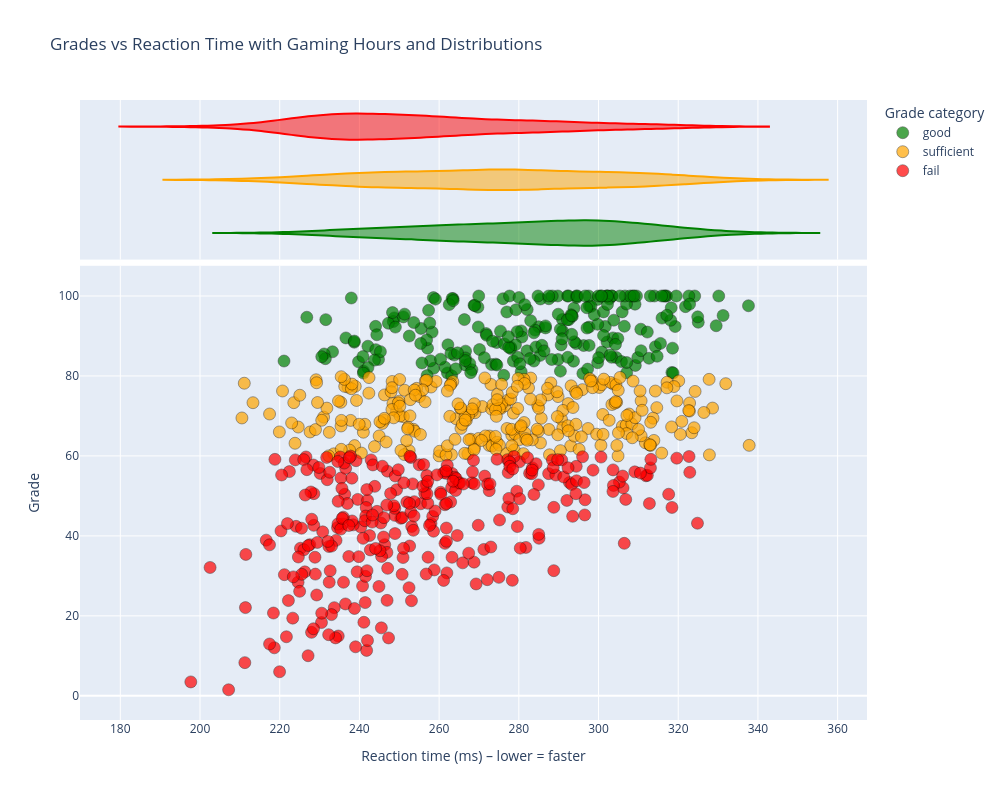

Here is the notebook cell this chart was saved with:
### Code cell
# Ensure we only use realistic grades
df_filtered = df[df["grades"] <= 100].copy()

if len(df_filtered) > 800:
    df_small = df_filtered.sample(n=800, random_state=0)
else:
    df_small = df_filtered.copy()

fig = px.scatter(
    df_small,
    x="reaction_time_ms",
    y="grades",
    color="grade_category",
    hover_data=[
        "gaming_hours",
        "study_hours",
        "reaction_time_ms",
        "grades",
        "grade_category",
    ],
    labels={
        "reaction_time_ms": "Reaction time (ms) ",
        "grades": "Grade ",
        "gaming_hours": "Gaming hours/week ",
        "grade_category": "Grade category ",
        "study_hours": "Study hours/week ",
    },
    color_discrete_map={
        "fail": "red",
        "sufficient": "orange",
        "good": "green",
    },
    marginal_x="violin",
    title="Grades vs Reaction Time with Gaming Hours and Distributions",
    width=1000,
    height=800,
)

# Make points readable
fig.update_traces(marker=dict(size=12, opacity=0.7, line=dict(width=0.5, color="black")))

# Improve axis labels
fig.update_layout(
    xaxis_title="Reaction time (ms) – lower = faster",
    yaxis_title="Grade",
    legend_title_text="Grade category",
)

fig.show()

### Figure 1 — Plotly figure (JSON) as saved in the notebook; plotly's stock layout.template omitted (floating-point values rounded to 4 significant figures; data arrays with more than 128 entries replaced by an {"elided": "..."} marker saying what was removed)
{"data": [{"customdata": {"elided": "231x3 mixed values"}, "hovertemplate": "Grade category =%{customdata[2]}<br>Reaction time (ms) =%{x}<br>Grade =%{y}<br>Gaming hours/week =%{customdata[0]}<br>Study hours/week =%{customdata[1]}<extra></extra>", "legendgroup": "good", "marker": {"color": "green", "line": {"color": "black", "width": 0.5}, "opacity": 0.7, "size": 12, "symbol": "circle"}, "mode": "markers", "name": "good", "orientation": "v", "showlegend": true, "type": "scatter", "x": {"elided": "231 float values"}, "xaxis": "x", "y": {"elided": "231 float values"}, "yaxis": "y"}, {"alignmentgroup": "True", "customdata": {"elided": "231x3 mixed values"}, "hovertemplate": "Grade category =%{customdata[2]}<br>Reaction time (ms) =%{x}<br>Gaming hours/week =%{customdata[0]}<br>Study hours/week =%{customdata[1]}<extra></extra>", "legendgroup": "good", "marker": {"color": "green", "line": {"color": "black", "width": 0.5}, "opacity": 0.7, "size": 12, "symbol": "circle"}, "name": "good", "offsetgroup": "good", "scalegroup": "x", "showlegend": false, "type": "violin", "x": {"elided": "231 float values"}, "xaxis": "x2", "yaxis": "y2"}, {"customdata": {"elided": "272x3 mixed values"}, "hovertemplate": "Grade category =%{customdata[2]}<br>Reaction time (ms) =%{x}<br>Grade =%{y}<br>Gaming hours/week =%{customdata[0]}<br>Study hours/week =%{customdata[1]}<extra></extra>", "legendgroup": "sufficient", "marker": {"color": "orange", "line": {"color": "black", "width": 0.5}, "opacity": 0.7, "size": 12, "symbol": "circle"}, "mode": "markers", "name": "sufficient", "orientation": "v", "showlegend": true, "type": "scatter", "x": {"elided": "272 float values"}, "xaxis": "x", "y": {"elided": "272 float values"}, "yaxis": "y"}, {"alignmentgroup": "True", "customdata": {"elided": "272x3 mixed values"}, "hovertemplate": "Grade category =%{customdata[2]}<br>Reaction time (ms) =%{x}<br>Gaming hours/week =%{customdata[0]}<br>Study hours/week =%{customdata[1]}<extra></extra>", "legendgroup": "sufficient", "marker": {"color": "orange", "line": {"color": "black", "width": 0.5}, "opacity": 0.7, "size": 12, "symbol": "circle"}, "name": "sufficient", "offsetgroup": "sufficient", "scalegroup": "x", "showlegend": false, "type": "violin", "x": {"elided": "272 float values"}, "xaxis": "x2", "yaxis": "y2"}, {"customdata": {"elided": "297x3 mixed values"}, "hovertemplate": "Grade category =%{customdata[2]}<br>Reaction time (ms) =%{x}<br>Grade =%{y}<br>Gaming hours/week =%{customdata[0]}<br>Study hours/week =%{customdata[1]}<extra></extra>", "legendgroup": "fail", "marker": {"color": "red", "line": {"color": "black", "width": 0.5}, "opacity": 0.7, "size": 12, "symbol": "circle"}, "mode": "markers", "name": "fail", "orientation": "v", "showlegend": true, "type": "scatter", "x": {"elided": "297 float values"}, "xaxis": "x", "y": {"elided": "297 float values"}, "yaxis": "y"}, {"alignmentgroup": "True", "customdata": {"elided": "297x3 mixed values"}, "hovertemplate": "Grade category =%{customdata[2]}<br>Reaction time (ms) =%{x}<br>Gaming hours/week =%{customdata[0]}<br>Study hours/week =%{customdata[1]}<extra></extra>", "legendgroup": "fail", "marker": {"color": "red", "line": {"color": "black", "width": 0.5}, "opacity": 0.7, "size": 12, "symbol": "circle"}, "name": "fail", "offsetgroup": "fail", "scalegroup": "x", "showlegend": false, "type": "violin", "x": {"elided": "297 float values"}, "xaxis": "x2", "yaxis": "y2"}], "layout": {"height": 800, "legend": {"title": {"text": "Grade category"}, "tracegroupgap": 0}, "title": {"text": "Grades vs Reaction Time with Gaming Hours and Distributions"}, "width": 1000, "xaxis": {"anchor": "y", "domain": [0, 1], "title": {"text": "Reaction time (ms) – lower = faster"}}, "xaxis2": {"anchor": "y2", "domain": [0, 1], "matches": "x", "showgrid": true, "showticklabels": false}, "yaxis": {"anchor": "x", "domain": [0, 0.7326], "title": {"text": "Grade"}}, "yaxis2": {"anchor": "x2", "domain": [0.7426, 1], "matches": "y2", "showgrid": false, "showline": false, "showticklabels": false, "ticks": ""}}}
